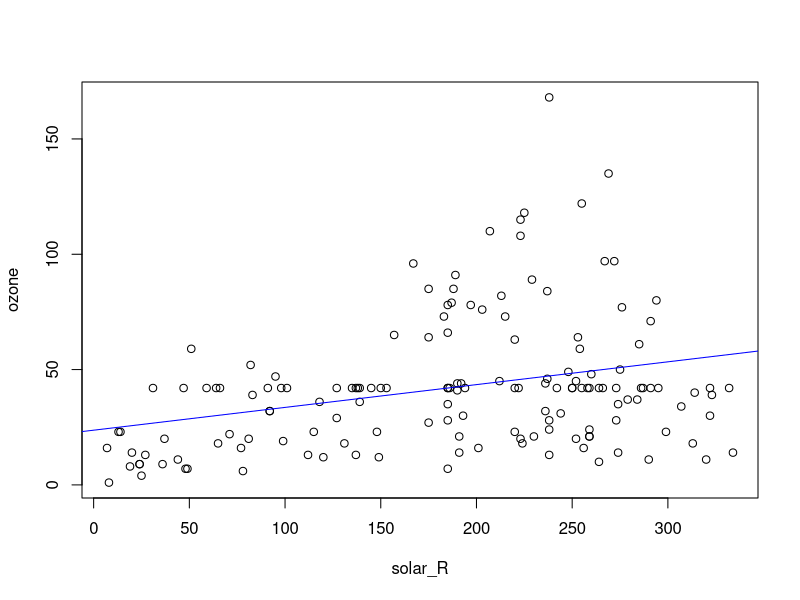

The R source for this figure:

#    Name : Omkar Gurav
#    Class : TE IT 

#    Assignment 2 :
#    Perform the following operations using R on the Air quality data set.
#    1) Data cleaning  
#    2) Data integration  
#    3) Data transformation  
#    4) Error correcting  
#    5) Data model building

#    Date: 23 May 2021


  # Loading airquality dataset
  data("airquality")
  my_airquality_data <- airquality
 
  # Summarising dataset
  summary(my_airquality_data)

  
  # Data cleaning
 
   # Solution 1 to remove NA values : Omit rows containing NA value  
   copy <- airquality
   nrow(copy)

   nrow(na.omit(copy))
   
   # Solution 2 to remove NA values : Replace NA value with mean value 
   
   my_airquality_data$Ozone[is.na(my_airquality_data$Ozone)] <- as.integer(mean(my_airquality_data$Ozone, na.rm = TRUE))
   
   my_airquality_data$Solar.R[is.na(my_airquality_data$Solar.R)] <- as.integer(mean(my_airquality_data$Solar.R, na.rm = TRUE))
   
   # Checking if there are any NA values
   sum(is.na(my_airquality_data))
   
   
  # Data integration
  
   my_airquality_data_subset_1 <- my_airquality_data[1:10, c(2,3)]

   my_airquality_data_subset_2 <- my_airquality_data[1:10, c(4,5)]   
   
   cbind(my_airquality_data_subset_1, my_airquality_data_subset_2)

   
  # Data transformation

   copy$Month <- month.abb[copy$Month]
   str(copy)

  
  # Data model building (regression model for prediction of Ozone value)   
   
   # Setting predictor attribute
   solar_R <- my_airquality_data[, "Solar.R"]
   
   # Setting target attribute
   ozone <- my_airquality_data[, "Ozone"]
   
   plot(ozone~solar_R)
   
   # Fitting linear model
   model_ozone_solar_R <- lm(ozone~solar_R)
   model_ozone_solar_R        # Gives values of y-intercept and slope         
   
   abline(model_ozone_solar_R, col="blue")
   
   # Prediction of 'Ozone' when 'Solar.R'= 10
   p1 <- predict(model_ozone_solar_R, data.frame("solar_R" = 10))
   p1   
      
   